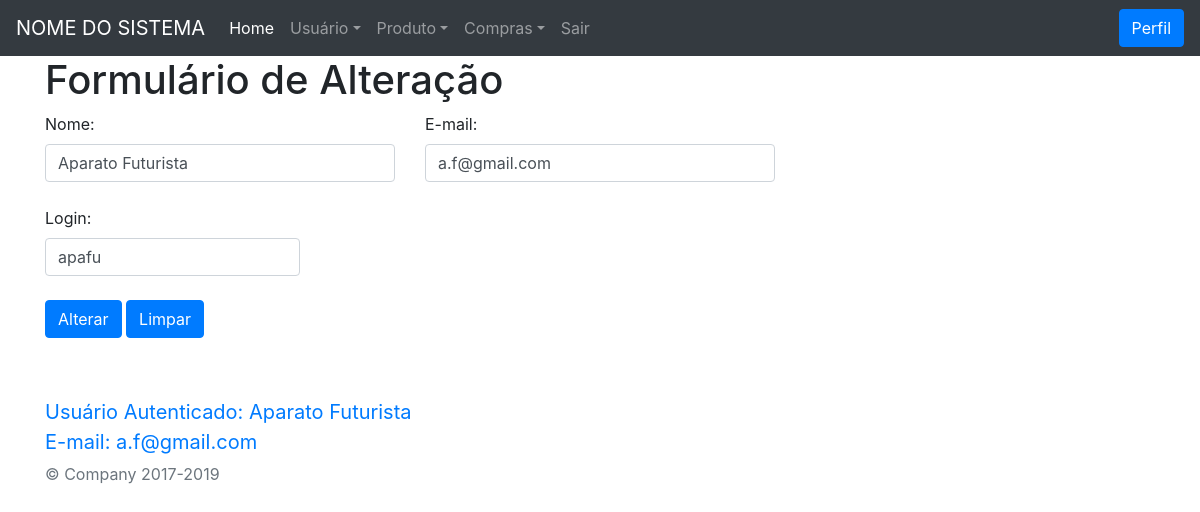
Page /view/alterarUsuario.php?id=17 (signed in) on the committed database.
### tables this page shows
CREATE TABLE IF NOT EXISTS `usuario` (
  `id` int(11) NOT NULL AUTO_INCREMENT,
  `nome` varchar(255) NOT NULL,
  `email` varchar(255) NOT NULL,
  `login` varchar(30) NOT NULL,
  `senha` varchar(50) NOT NULL,
  `dataCadastro` datetime NOT NULL,
  `dataAlteracao` timestamp NOT NULL DEFAULT current_timestamp() ON UPDATE current_timestamp(),
  `ativo` tinyint(4) NOT NULL,
  PRIMARY KEY (`id`)
);

### model/Usuario.php (called while the page is built, shortened)
<?php
class Usuario
{
  private $conexao;
  function __construct()
  {
    include("Conexao.php");
    $conectar = new Conectar();
    $this->conexao = $conectar->conectar();
  }
  public function getConexao()
  {
    return $this->conexao;
  }
  public function relatorioUnico($id)
  {
    if ($this->getConexao()) {
      $query = "SELECT * FROM usuario where id = " . $id;
      $busca = $this->conexao->query($query);
      $retornoBanco = array();
      while ($linha = $busca->fetch_assoc()) {
        $retornoBanco[] = $linha;
      }
      return $retornoBanco;
    } else {
      echo "Erro";
    }
  }
}

### model/Conexao.php (called while the page is built)
<?php
class Conectar
{
  private $host, $usuario, $senha, $database;
  private $conectar;
  function __construct()
  {
    $this->host = "localhost";
    $this->usuario = "root";
    $this->senha = "";
    $this->database = "unifamma";
  }
  public function conectar()
  {
    $this->conectar = new Mysqli(
      $this->host,
      $this->usuario,
      $this->senha,
      $this->database
    );
    return $this->getConectar();
  }
  public function getConectar()
  {
    return $this->conectar;
  }
}

### controller/relatorioUsuario.php (called while the page is built)
<?php
  include ("../model/Usuario.php");
  $objRelatorio = new Usuario();
  if ($tipo=="usuario"){
    $retorno = $objRelatorio->relatorioSimples();
    return $retorno;
  }elseif ($tipo=="unico") {
    $retorno = $objRelatorio->relatorioUnico($id);
    return $retorno;
  }
?>

### view/alterarUsuario.php (the view, shortened to what this page needs)
<?php require_once("header.php"); ?>
<div class="container">
  <h1>Formulário de Alteração</h1>
  <div class="row">
    <div class="col">
      <?php
      if (!isset($_GET) || empty($_GET)) {
      } else {
        if (empty($_GET["id"])) {
          if ($_GET["mensagem"]) {
            $mensagem = $_GET["mensagem"];
            if ($mensagem == "sucesso") {
      ?>
              <div class="alert alert-success" role="alert">
                Usuário Alterado com sucesso!!!
              </div>
            <?php
            } elseif ($mensagem == "erro") {
            ?>
              <div class="alert alert-danger" role="alert">
                Ocorreu um erro ao alterar o Usuário!!!
              </div>
            <?php
            }
          }
        } elseif (!empty($_GET["id"])) {
          $id = $_GET["id"];
          $tipo = "unico";
          include("../controller/relatorioUsuario.php");
          foreach ($retorno as $value) {
            ?>
            <form action="../controller/alterarLogin.php" method="post">
              <div class="row">
                <div class="col-4">
                  <label for="nome">Nome:</label>
                  <input type="text" id="nome" name="nome" value='<?= $value["nome"]; ?>' class="form-control" placeholder="Nome">
                </div>
                <div class="col-4">
                  <label for="email">E-mail:</label>
                  <input type="email" id="email" name="email" value=<?= $value["email"]; ?> class="form-control" placeholder="Email">
                </div>
              </div>
              <div class="row">
                <div class="col">
                </div>
              </div>
              <div class="row">
                <div class="col-3">
                  <label for="login">Login:</label>
                  <input type="text" id="login" name="login" value=<?= $value["login"]; ?> class="form-control" placeholder="Login">
                </div>
              </div>
              <div class="row">
                <div class="col">
                </div>
              </div>
              <div class="row">
                <div class="col-12">
                  <button type="submit" class="btn btn-primary">Alterar</button>
                  <button type="reset" class="btn btn-primary">Limpar</button>
                </div>
              </div>
            </form>
      <?php
          }
        }
      }
      ?>
    </div>
  </div>
  <div class="row">
    <div class="col">
    </div>
  </div>
  <footer class="bd-footer text-muted">
    <a class="navbar-brand" href="#"><br>Usuário Autenticado: <?= $_SESSION["nomeUsuario"]; ?>
      <br>E-mail: <?= $_SESSION["emailUsuario"]; ?>
    </a>
    <p>&copy; Company 2017-2019</p>
  </footer>
  </body>
  </html>

### rows in the picture
usuario: nome "Aparato Futurista", email "a.f@gmail.com", login "apafu"

### other values in the picture
$_SESSION["nomeUsuario"] "Aparato Futurista"
$_SESSION["emailUsuario"] "a.f@gmail.com"
